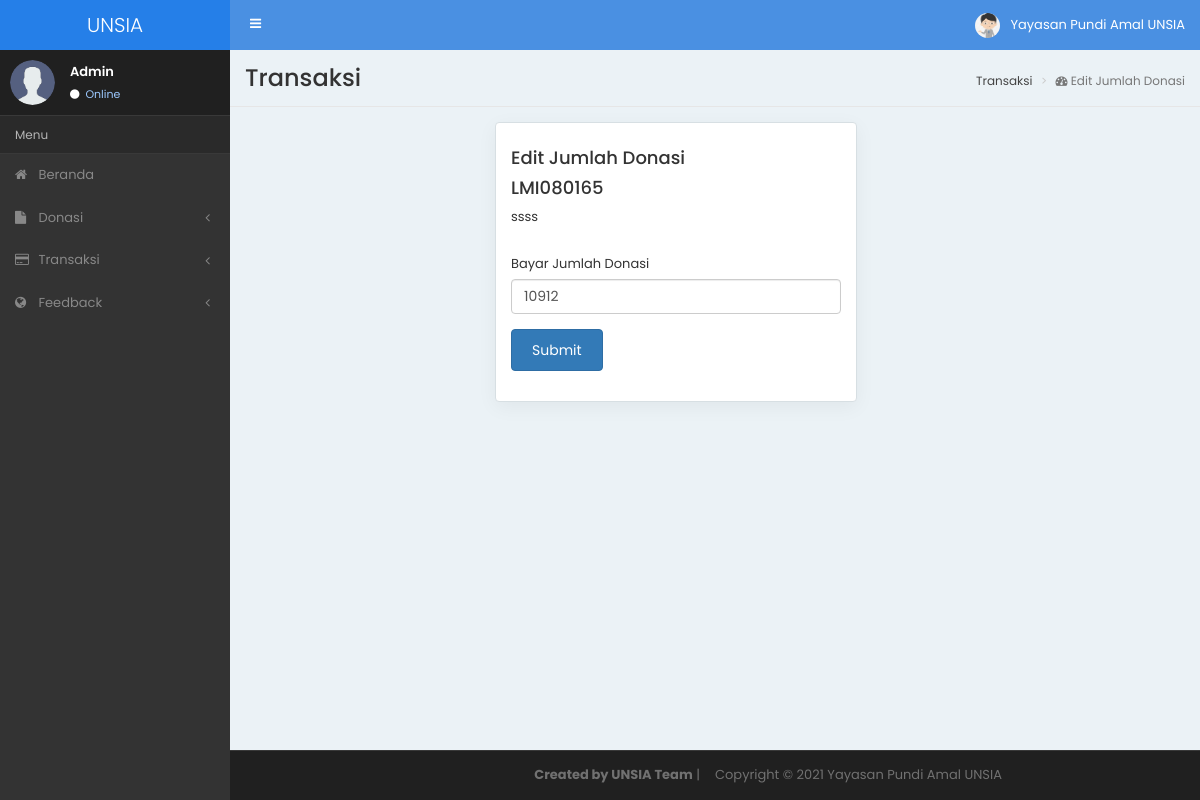
Screenshot of /admin/Transaksi/edit/37 with the database file from the repository.
### tables this page shows
CREATE TABLE `data_transaksi` (
  `id_transaksi` int(11) NOT NULL,
  `id_donasi` int(11) NOT NULL,
  `nama_donatur` text NOT NULL,
  `no_telp_donatur` text NOT NULL,
  `pesan_donatur` text NOT NULL,
  `jumlah_donasi` int(11) NOT NULL,
  `kode_transaksi` text NOT NULL,
  `tgl_transaksi` date NOT NULL,
  `bayar` tinyint(1) NOT NULL
);

### admin/application/controllers/Transaksi.php (called while the page is built, shortened)
<?php
class Transaksi extends CI_Controller{
    public function __construct()
    {
        $this->load->model('MdlTransaksi');
        $this->load->model('MdlDonasi');
    }
    public function edit($id_transaksi)
    {
        $where = array('id_transaksi' => $id_transaksi);
        $data['tmpEditTransaksi'] = $this->MdlTransaksi->editTransaksi('data_transaksi', $where)->result();
        $this->load->view('Transaksi/editTransaksi', $data);
    }
    }
?>

### admin/index.php (called while the page is built, shortened)
<?php
require_once BASEPATH.'core/CodeIgniter.php';

### admin/application/models/MdlTransaksi.php (called while the page is built, shortened)
<?php
class MdlTransaksi extends CI_Model{
    public function editTransaksi($table, $where){
        return $this->db->get_where($table, $where);
    }
}
?>

### admin/application/views/Transaksi/editTransaksi.php (the view, shortened to what this page needs)
<!DOCTYPE html>
<html lang="en">
<head>
<body class="sidebar-mini">
<div class="wrapper">
    <div class="content-wrapper">
        <section class="content-header">
          <h1>Transaksi</h1>
          <ol class="breadcrumb">
            <li><a href="#"><i class="fa credit-card"></i> Transaksi</a></li>
            <li class="active"><i class="fa fa-dashboard"></i> Edit Jumlah Donasi</li>
          </ol>
        </section>
        <section class="content container-fluid">
          <div class="col-md-5 col-md-offset-3">
            <?php
              foreach($tmpEditTransaksi as $rows) {
            ?>
              <form action="<?php echo base_url('admin/Transaksi/update'); ?>" method="post" class="chart-box">
                <h4>Edit Jumlah Donasi</h4>
                <h4><?php echo $rows->kode_transaksi; ?></h4>
                <p><?php echo $rows->nama_donatur; ?></p>
                <br/>
                <div class="row">
                  <div class="col-md-12">
                    <fieldset class="form-group">
                      <label>Bayar</label>
                      <label>Jumlah Donasi</label>
                      <input class="form-control" value="<?php echo $rows->jumlah_donasi; ?>" name="jumlah_donasi" id="basicInput" type="number" />
                    </fieldset>
                  </div>
                </div>
                <div class="row">
                  <div class="col-md-12">
                    <fieldset class="form-group">
                      <button type="submit" name="insert" class="btn btn-primary">Submit</button>
                    </fieldset>
                  </div>
                </div>
              </form>
                <?php } ?>
          </div>
        </section>
    </div>
</div>
</body>
</html>

### assets/admin/css/style.css (style rules this page uses)
html, body { height: 100%; }
body { font-family: 'Poppins', sans-serif; overflow-x: hidden; overflow-y: auto; font-size: 13px; }
h1, h2, h3, h4, h5, h6 { font-family: 'Poppins', sans-serif; }
a { color: #106e14; transition: all 0.3s ease-out 0s; }
.wrapper { height: 100%; position: relative; overflow-x: hidden; overflow-y: auto; }
.wrapper:before, .wrapper:after { content: " "; display: table; }
.wrapper:after { clear: both; }
.content-wrapper, .main-footer { -webkit-transition: -webkit-transform 0.3s ease-in-out, margin 0.3s ease-in-out; -moz-transition: -moz-transform 0.3s ease-in-out, margin 0.3s ease-in-out; -o-transition: -o-transform 0.3s ease-in-out, margin 0.3s ease-in-out; transition: transform 0.3s ease-in-out, margin 0.3s ease-in-out; margin-left: 230px; z-index: 820; }
.content-wrapper { min-height: 100%; background-color: #ebf2f6; z-index: 800; }
.content { min-height: 250px; padding: 15px; margin-right: auto; margin-left: auto; padding-left: 15px; padding-right: 15px; }
.content-header { position: relative; padding: 15px; border-bottom: solid 1px #e6e6e6; }
.content-header > h1 { margin: 0; font-size: 24px; }
.content-header > .breadcrumb { float: right; background: transparent; margin-top: 0; margin-bottom: 0; font-size: 12px; padding: 7px 5px; position: absolute; top: 15px; right: 10px; border-radius: 2px; }
.content-header > .breadcrumb > li > a { color: #444; text-decoration: none; display: inline-block; }
.content-header > .breadcrumb > li + li:before { content: '>\00a0'; }
.chart-box { margin-bottom: 30px; -moz-box-direction: normal; -moz-box-orient: vertical; background-color: #fff; border: 1px solid rgba(0, 0, 0, 0.125); border-radius: 0.25rem; flex-direction: column; position: relative; border-color: #d7dfe3; border-radius: 4px; box-shadow: 0 5px 20px rgba(0, 0, 0, 0.05); padding: 15px; }
.btn { padding: 10px 20px; transition: all 0.3s ease-out 0s; }
label { font-weight: normal; }
.form-control { height: 35px; padding: 5px 12px; }

### rows the page displays
data_transaksi: kode_transaksi "LMI080165", nama_donatur "ssss", jumlah_donasi "10912"
